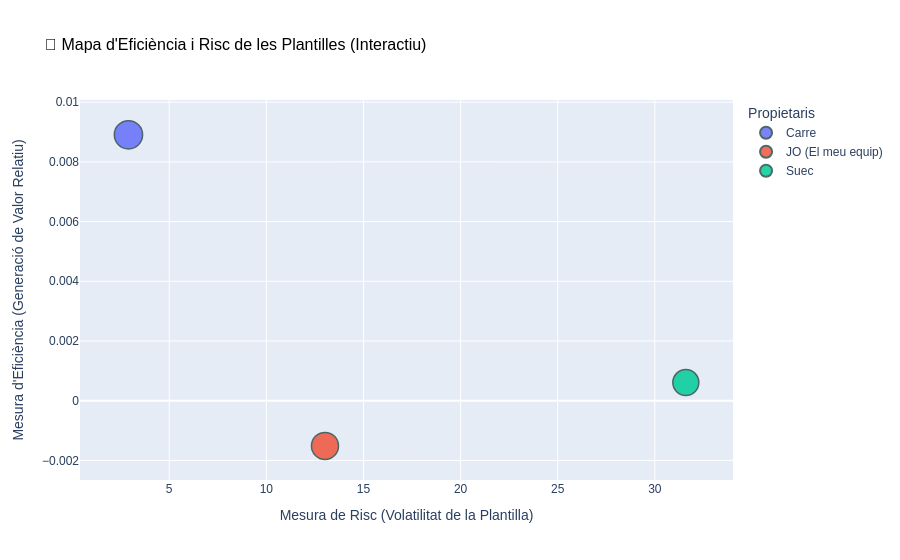

The notebook cell this image was saved under:
### Markdown cell above
## 📈 Mapa de Risc i Eficiència d'Equips (Interactiu)

Aquest gràfic és una **reproducció exacta del teu mapa d'eficiència clàssic** de `fantasy.ipynb`. 

### Metodologia d'Anàlisi:
- **Risc (`std_dif / |media_dif|`):** Avalua com de volàtil és l'equip. Un risc alt significa que les fluctuacions dels jugadors són molt dispars.
- **Eficiència (`media_dif / valor_medio`):** Mesura com de ben aprofitat l'equip. Una eficiència alta indica que, per cada euro invertit en plantilla, s'està obtenint una taxa de creixement diària excel·lent.
- **Mida del Punt:** Representa el **valor total de la plantilla** de forma proporcional.

*Interactivitat:* Passa el cursor per sobre de cada bombolla per veure os milions agregats de cada propietari i fes clic a la llegenda per filtrar rivals!

### Code cell
# === 6. MAPA DE RISC I EFICIÈNCIA DELS EQUIPS (PLOTLY INTERACTIU) ===
import plotly.express as px

df_stats = (
    df_validos.groupby("propietario")
    .apply(lambda g: pd.Series({
        "media_dif": g["diferencia_valor"].mean(),
        "std_dif": g["diferencia_valor"].std(),
        "valor_medio": g["valor_actual"].mean(),
        "valor_total": g["valor_actual"].sum()
    }))
    .reset_index()
)

# Càlcul de mètrics clau de risc i eficiència
df_stats["riesgo"] = df_stats["std_dif"] / df_stats["media_dif"].abs()
df_stats["eficiencia"] = df_stats["media_dif"] / df_stats["valor_medio"]

# Dibuixar gràfic interactiu d'eficiència a Plotly Express!
fig_risk = px.scatter(
    df_stats,
    x='riesgo',
    y='eficiencia',
    color='propietario',
    size='valor_total',
    hover_name='propietario',
    hover_data={
        'riesgo': ':.3f',
        'eficiencia': ':.4%',
        'media_dif': ':,.0f €',
        'std_dif': ':,.0f €',
        'valor_medio': ':,.0f €',
        'valor_total': ':,.0f €'
    },
    title="🎯 Mapa d'Eficiència i Risc de les Plantilles (Interactiu)"
)

# Customitzar disseny del gràfic
fig_risk.update_traces(
    marker=dict(opacity=0.85, line=dict(width=1.5, color='DarkSlateGrey')),
    selector=dict(mode='markers')
)

fig_risk.update_layout(
    xaxis_title="Mesura de Risc (Volatilitat de la Plantilla)",
    yaxis_title="Mesura d'Eficiència (Generació de Valor Relatiu)",
    legend_title="Propietaris",
    hovermode="closest",
    font=dict(family="Arial", size=12),
    title_font=dict(size=16, family="Arial", color="black")
)

fig_risk.show()

### Figure 1 — Plotly figure (JSON) as saved in the notebook; plotly's stock layout.template omitted (floating-point values rounded to 4 significant figures)
{"data": [{"customdata": [[155000.0, 449800.0, 17400000.0, 261000000.0]], "hovertemplate": "<b>%{hovertext}</b><br><br>propietario=Carre<br>riesgo=%{x:.3f}<br>eficiencia=%{y:.4%}<br>valor_total=%{customdata[3]:,.0f €}<br>media_dif=%{customdata[0]:,.0f €}<br>std_dif=%{customdata[1]:,.0f €}<br>valor_medio=%{customdata[2]:,.0f €}<extra></extra>", "hovertext": ["Carre"], "legendgroup": "Carre", "marker": {"color": "#636efa", "line": {"color": "DarkSlateGrey", "width": 1.5}, "opacity": 0.85, "size": [261000000.0], "sizemode": "area", "sizeref": 652600.0, "symbol": "circle"}, "mode": "markers", "name": "Carre", "orientation": "v", "showlegend": true, "type": "scatter", "x": [2.903], "xaxis": "x", "y": [0.008906], "yaxis": "y"}, {"customdata": [[-25780.0, 335700.0, 17020000.0, 238300000.0]], "hovertemplate": "<b>%{hovertext}</b><br><br>propietario=JO (El meu equip)<br>riesgo=%{x:.3f}<br>eficiencia=%{y:.4%}<br>valor_total=%{customdata[3]:,.0f €}<br>media_dif=%{customdata[0]:,.0f €}<br>std_dif=%{customdata[1]:,.0f €}<br>valor_medio=%{customdata[2]:,.0f €}<extra></extra>", "hovertext": ["JO (El meu equip)"], "legendgroup": "JO (El meu equip)", "marker": {"color": "#EF553B", "line": {"color": "DarkSlateGrey", "width": 1.5}, "opacity": 0.85, "size": [238300000.0], "sizemode": "area", "sizeref": 652600.0, "symbol": "circle"}, "mode": "markers", "name": "JO (El meu equip)", "orientation": "v", "showlegend": true, "type": "scatter", "x": [13.02], "xaxis": "x", "y": [-0.001515], "yaxis": "y"}, {"customdata": [[10300.0, 325400.0, 16960000.0, 220400000.0]], "hovertemplate": "<b>%{hovertext}</b><br><br>propietario=Suec<br>riesgo=%{x:.3f}<br>eficiencia=%{y:.4%}<br>valor_total=%{customdata[3]:,.0f €}<br>media_dif=%{customdata[0]:,.0f €}<br>std_dif=%{customdata[1]:,.0f €}<br>valor_medio=%{customdata[2]:,.0f €}<extra></extra>", "hovertext": ["Suec"], "legendgroup": "Suec", "marker": {"color": "#00cc96", "line": {"color": "DarkSlateGrey", "width": 1.5}, "opacity": 0.85, "size": [220400000.0], "sizemode": "area", "sizeref": 652600.0, "symbol": "circle"}, "mode": "markers", "name": "Suec", "orientation": "v", "showlegend": true, "type": "scatter", "x": [31.59], "xaxis": "x", "y": [0.0006073], "yaxis": "y"}], "layout": {"font": {"family": "Arial", "size": 12}, "hovermode": "closest", "legend": {"itemsizing": "constant", "title": {"text": "Propietaris"}, "tracegroupgap": 0}, "title": {"font": {"color": "black", "family": "Arial", "size": 16}, "text": "🎯 Mapa d'Eficiència i Risc de les Plantilles (Interactiu)"}, "xaxis": {"anchor": "y", "domain": [0, 1], "title": {"text": "Mesura de Risc (Volatilitat de la Plantilla)"}}, "yaxis": {"anchor": "x", "domain": [0, 1], "title": {"text": "Mesura d'Eficiència (Generació de Valor Relatiu)"}}}}
